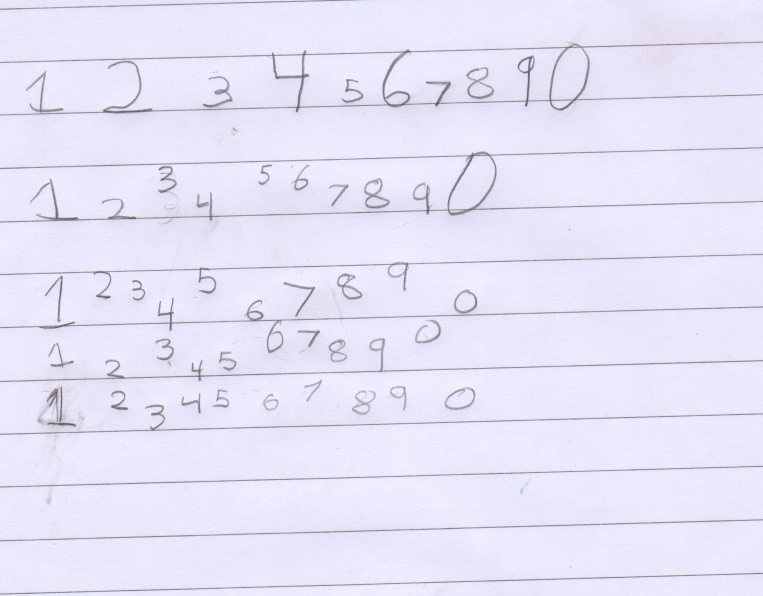
#> input picture written_digits/color2.jpeg, 1526 x 1192 px (shown at 1/2 size)
$ python digitrec.py   (Python 2 division)   (older library calls are emulated)
#> lines starting #> are read from the running program, lines starting #| are printed output that depends on the picture; after the words box and inside, x2 and y2 are one past the last pixel; in counts of white or black regions, pixels touching at a corner belong together
#> further down, img is the input picture: shape (1192, 1526, 3); mean R, G, B 229.8, 227.6, 246.3
import numpy as np
from scipy.misc import imshow, imsave, imread, imresize
from scipy.ndimage import filters, morphology
from skimage import filter
from skimage.draw import line
from scipy import ndimage, spatial
from sklearn import datasets, svm, metrics


def houghLines(img):
    w,h = img.shape
    acc=[]
    for i in range(h):
        rr,cc = line(0, i, w-1, h-i-1)
        acc.append(np.sum(img[rr, cc]))
        #print acc[i]
    mi = np.argmax(acc)
    ret = np.zeros(img.shape, dtype=np.bool)
    rr,cc = line(0, mi, w-1, h-mi-1)
    ret[rr,cc]=True
    return ret
    #print mi, acc[mi]


def removeLines(img, n):
#> called with n = 0
    imfft = np.fft.fft2(imggray)
    imffts = np.fft.fftshift(imfft)

    mags = np.abs(imffts)
    angles = np.angle(imffts)
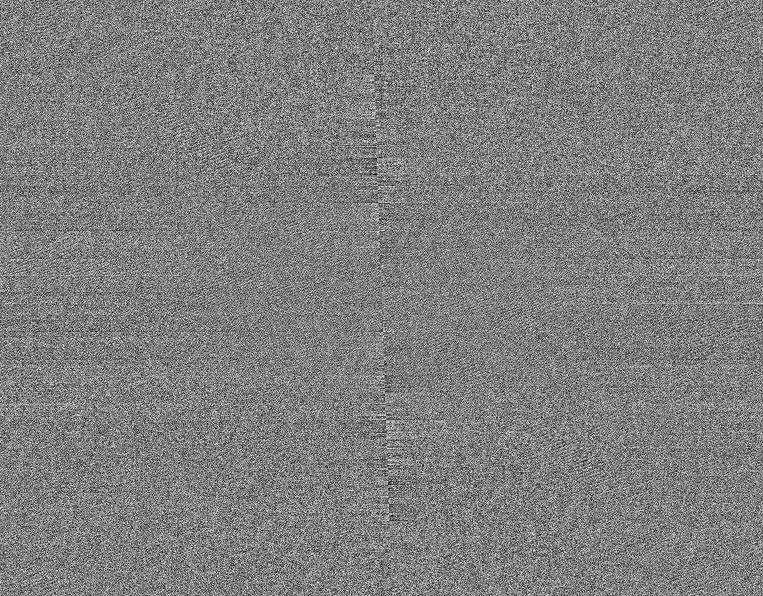
#> angles: shape (1192, 1526) float64 (shown at 1/2 size); min -3.14, max 3.14, mean 2.03e-18; drawn with min black and max white

    visual = np.log(mags)
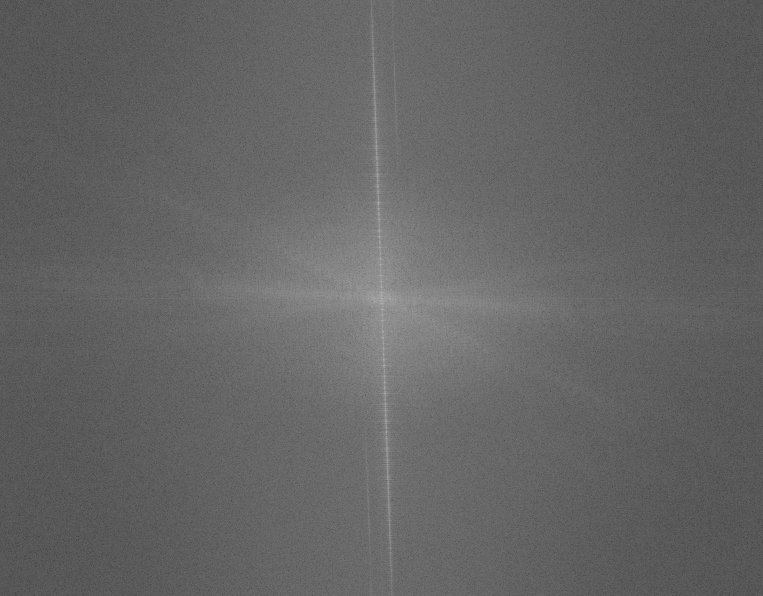
#> visual: shape (1192, 1526) float64 (shown at 1/2 size); min 0.393, max 19.87, mean 8.07; drawn with min black and max white

    #visual2 = (visual - visual.min()) / (visual .max() - visual.min())*255

    #print np.mean(visual)
    visual3 = np.abs(visual.astype(np.int16) - np.mean(visual))
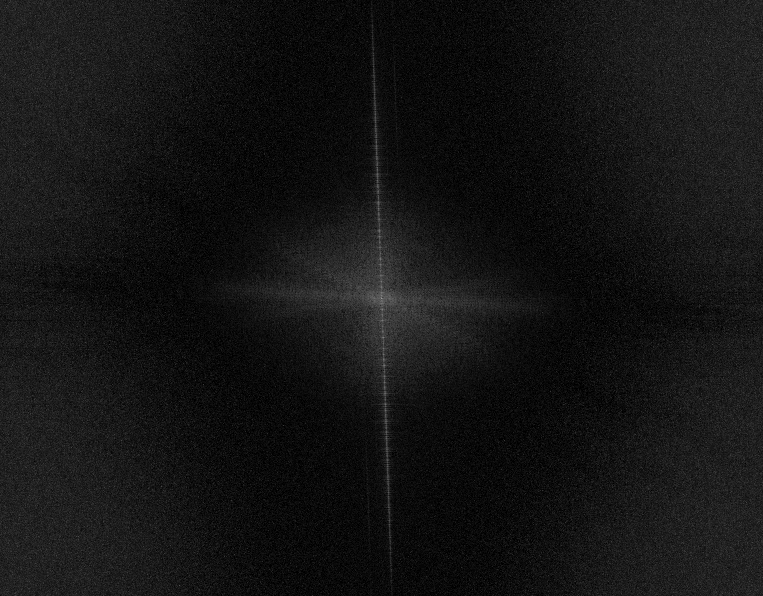
#> visual3: shape (1192, 1526) float64 (shown at 1/2 size); min 0.0728, max 10.93, mean 0.935; drawn with min black and max white

    ret = houghLines(visual3)
#> after the loop in houghLines, `for i in range(h):`: acc = 1526 values, max 3661.6 at index 742, min 1084.5 at index 1124, mean 1338.3
#> in houghLines, `mi = np.argmax(acc)`: mi = 742
#> in houghLines, `ret = np.zeros(img.shape, dtype=np.bool)`: ret: shape (1192, 1526) bool; every value is 0
#> in houghLines, `rr,cc = line(0, mi, w-1, h-mi-1)`: rr = 1192 values from 0 to 1191; cc = 1192 values from 742 to 783
#> in houghLines, `ret[rr,cc]=True`:
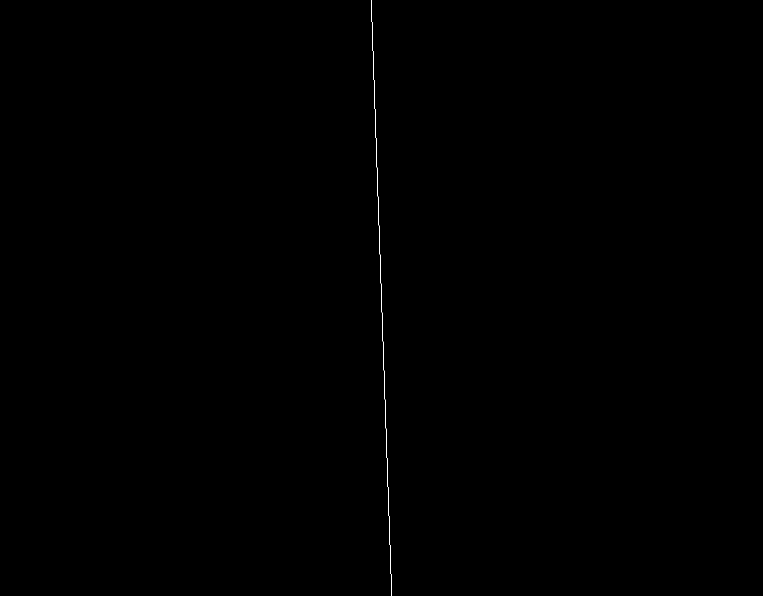
#> ret: shape (1192, 1526) bool (shown at 1/2 size); 0.07% white in thin lines or dots, all inside (x1, y1, x2, y2) = (742, 0, 784, 1192)
    ret = morphology.binary_dilation(ret )
#> ret: shape (1192, 1526) bool; 0.2% white; 1 white region, box (x1, y1, x2, y2) and area: (741, 0, 785, 1192) 3576
    ret = morphology.binary_dilation(ret )
#> ret: shape (1192, 1526) bool; 0.33% white; 1 white region, box (x1, y1, x2, y2) and area: (740, 0, 786, 1192) 5960
    ret = morphology.binary_dilation(ret )
#> ret: shape (1192, 1526) bool; 0.46% white; 1 white region, box (x1, y1, x2, y2) and area: (739, 0, 787, 1192) 8344
    ret = morphology.binary_dilation(ret )
#> ret: shape (1192, 1526) bool; 0.59% white; 1 white region, box (x1, y1, x2, y2) and area: (738, 0, 788, 1192) 10728
    ret = morphology.binary_dilation(ret )
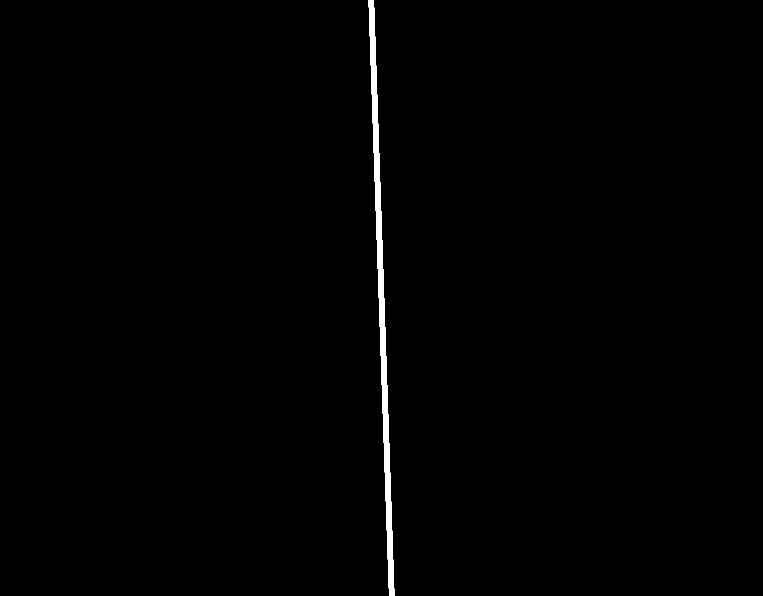
#> ret: shape (1192, 1526) bool (shown at 1/2 size); 0.72% white; 1 white region, box (x1, y1, x2, y2) and area: (737, 0, 789, 1192) 13112
    w,h=ret.shape
#> w = 1192; h = 1526
    ret[w/2-3:w/2+3, h/2-3:h/2+3]=False
#> ret: shape (1192, 1526) bool; 0.72% white; 1 white region, box (x1, y1, x2, y2) and area: (737, 0, 789, 1192) 13076


    delta = np.mean(visual[ret]) - np.mean(visual)
#> delta = 2.36
    imsave("visual_re" + str(n) + ".jpg", visual)

    visual_blured = ndimage.gaussian_filter(visual, sigma=5)
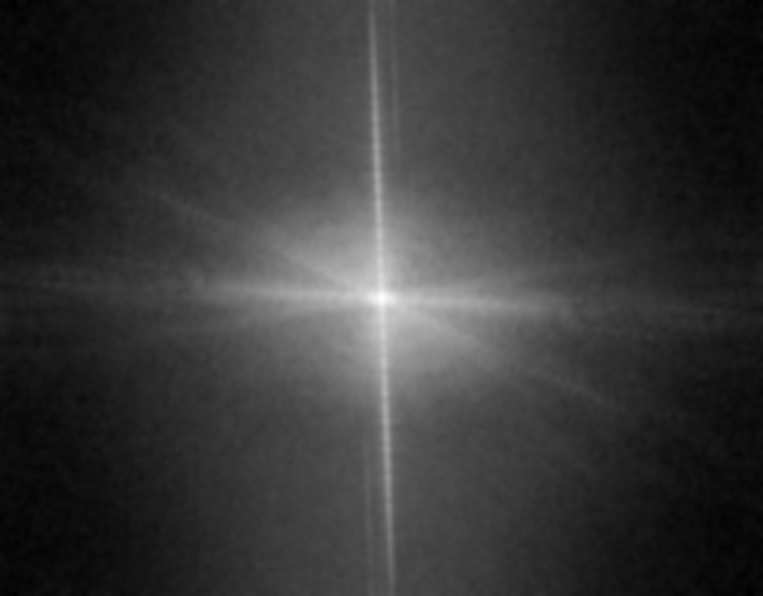
#> visual_blured: shape (1192, 1526) float64 (shown at 1/2 size); min 6.85, max 12.62, mean 8.07; drawn with min black and max white

    #visual[ret] = np.minimum(visual[ret], np.mean(visual)) # visual[vismask] - delta

    visual[ret] =visual_blured[ret]
    imsave("visual_ret" + str(n) + ".jpg", visual)

    newmagsshift = np.exp(visual)

    newffts = newmagsshift * np.exp(1j*angles)

    newfft = np.fft.ifftshift(newffts)

    imrev = np.fft.ifft2(newfft)

    newim2 =  np.abs(imrev).astype(np.uint8)

    #newim2[newim2<20] = 255
    newim2 = np.maximum(newim2, img)


    #newim2 = morphology.grey_closing(newim2, 3 )


    return newim2

class BBox(object):
    # [145 lines left out: functions __init__, taxicab_diagonal, overlaps, __eq__, remove_overlaps, slice_to_bbox and 4 more, not called in this run]
        #imsave("result_box_" + str(nimg)+"_"+ str(i) +"_sam"+".jpg", data[(n_samples / 2)+i].reshape((8,8)))


if __name__ == '__main__':
    files = ["color2.jpeg", "digitchar.jpeg"]

    for i, fname in enumerate(files):
        img = imread(fname)[:,:,:3]
        imggray = np.mean(img, -1)
        res = removeLines(imggray, i)
        imsave("result" + str(i) +".jpg", res)
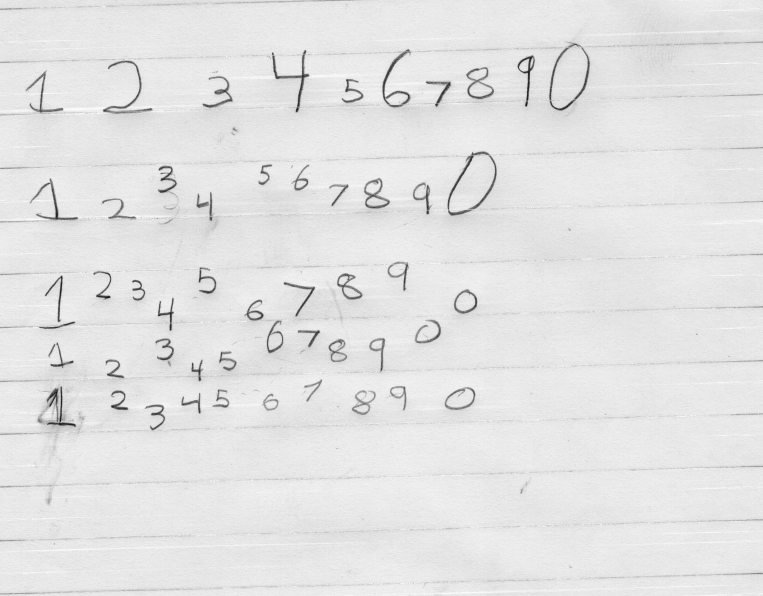
#> saved as result0.jpg: PIL image 1526x1192 L (shown at 1/2 size); min 0, max 255, mean 227.3

        val = filter.threshold_otsu(res)
#> val = 200.5

#> (the run stopped early here; a loop or call above may not have finished)
